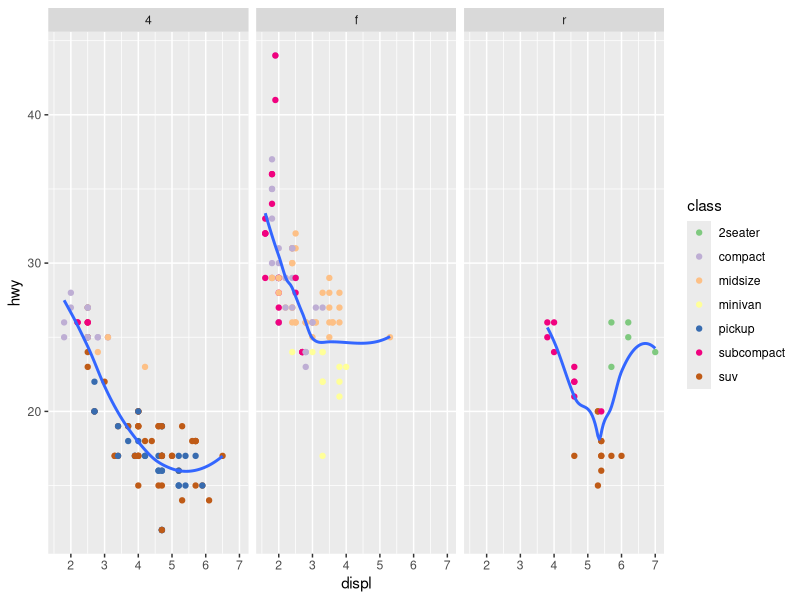
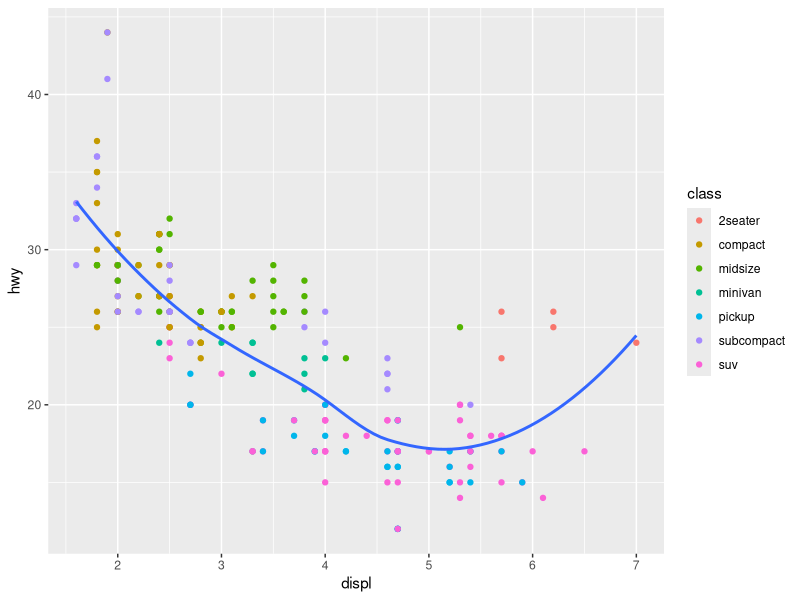
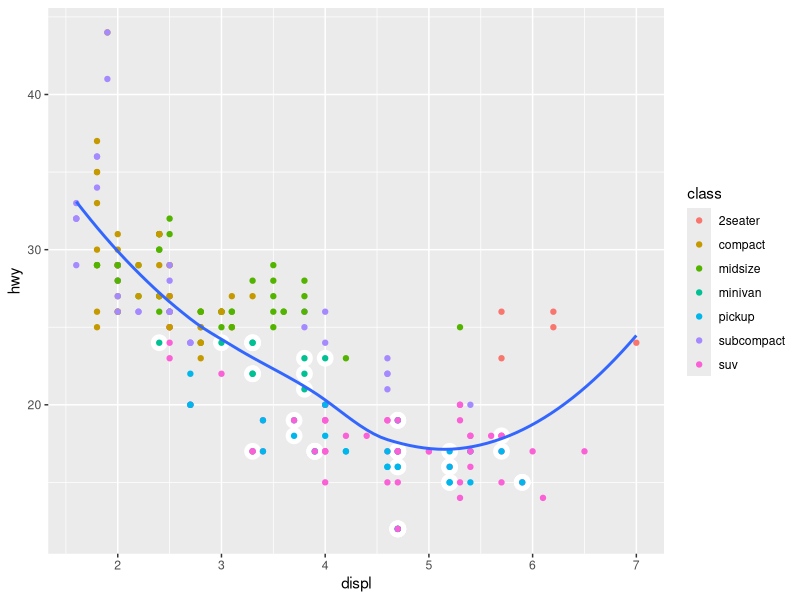
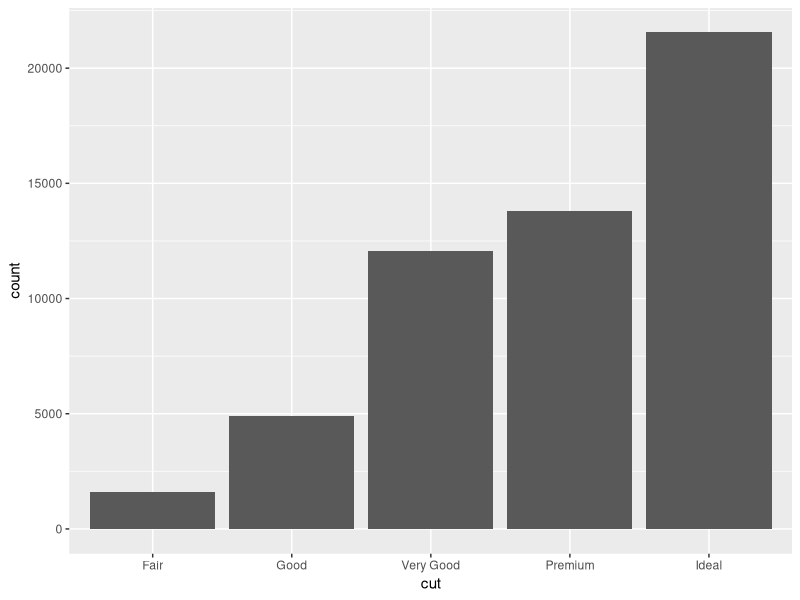
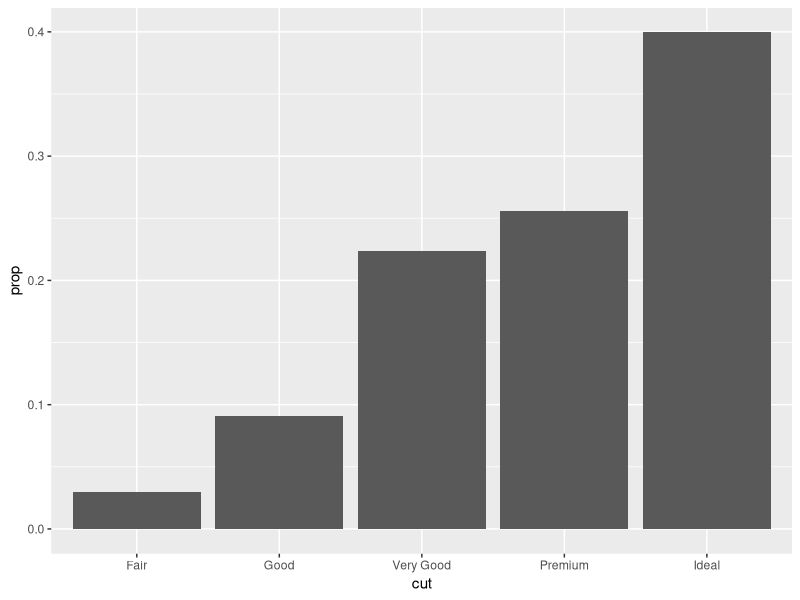
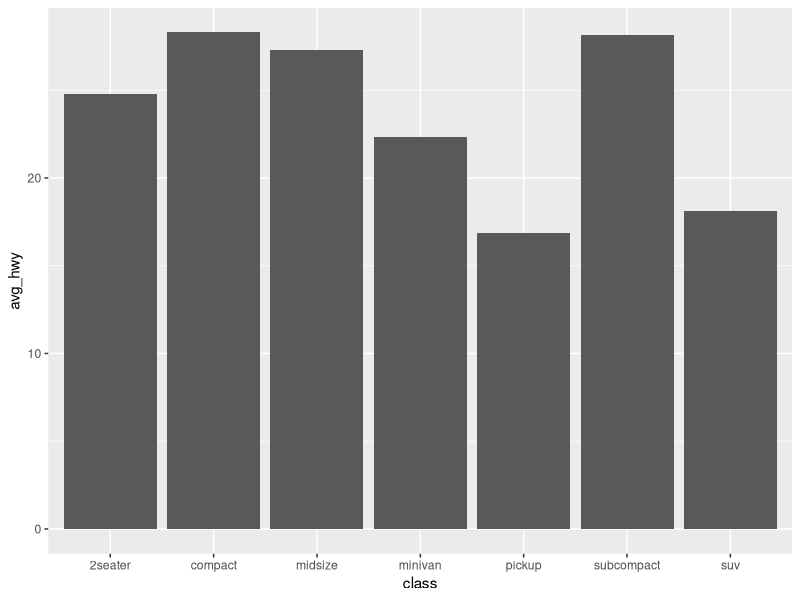
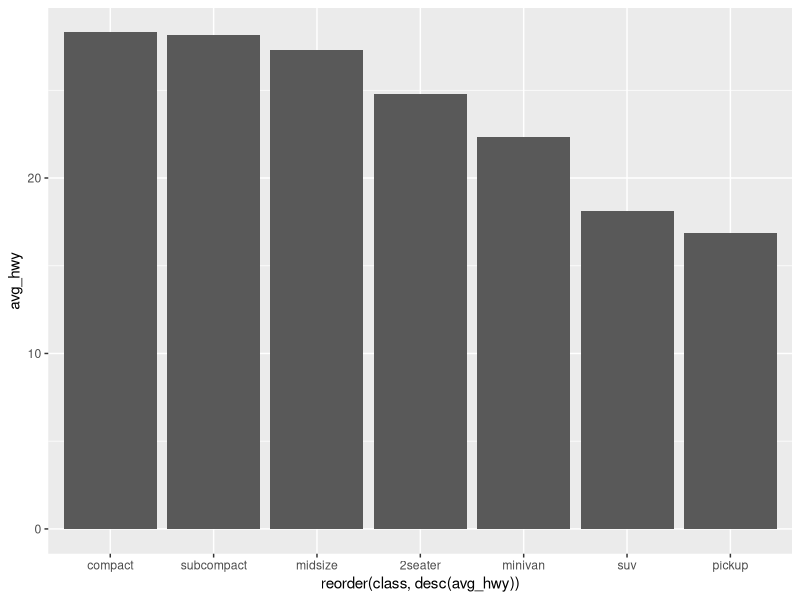
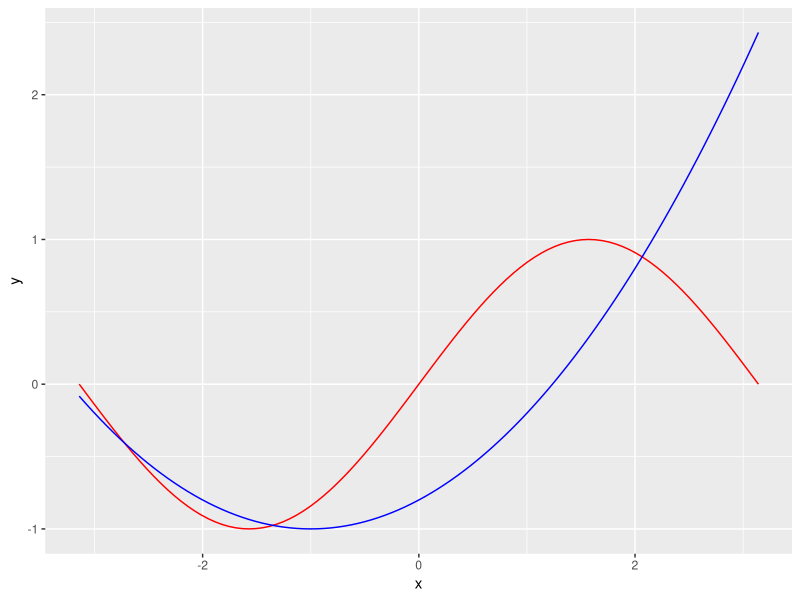

Reproduce these figures in R, in order.
## ---- chunk 1
library(ggplot2)
suppressMessages(library(dplyr))
## ---- chunk 2

# Fuel efficiency dataset:
data(mpg)

# Diamonds dataset:
data(diamonds)
## ---- chunk 3
ggplot(data = mpg) + 
  geom_point(mapping = aes(x = displ, y = hwy, color = class)) +
  geom_smooth(mapping = aes(x = displ, y = hwy), se = FALSE) +
  scale_color_brewer(palette = 'Accent') + 
  facet_wrap(~drv)
## ---- chunk 4
ggplot(data = mpg, mapping = aes(x = displ, y = hwy)) + 
  geom_point(mapping = aes(color = class)) +
  geom_smooth(se = FALSE)
## ---- chunk 5
ggplot(data = mpg, mapping = aes(x = displ, y = hwy)) + 
  geom_point(data = filter(mpg, manufacturer == 'dodge'), 
             color = 'white', size = 5) +
  geom_point(mapping = aes(color = class)) +
  geom_smooth(se = FALSE)
## ---- chunk 6
ggplot(data = diamonds) +
  geom_bar(mapping = aes(x = cut))
## ---- chunk 7
names(diamonds)
## ---- chunk 8
ggplot(data = diamonds) +
  geom_bar(mapping = aes(x = cut, y = ..prop.., group = 1))
# We need group = 1 here to use all data to compute proportions for each group. Otherwise, the proportions are calculated for each category independently, and thus are all equal to 1.
## ---- chunk 9

# Compute average mileage for each car class
class_mpg <- summarize(group_by(mpg, class), avg_hwy = mean(hwy))
class_mpg

# Plot average mileage
ggplot(data = class_mpg) +
  geom_bar(mapping = aes(x = class, y = avg_hwy), stat = "identity")

# Plot average mileage, order by descending average highway mileage
ggplot(data = class_mpg) +
  geom_bar(mapping = 
             aes(x = reorder(class, desc(avg_hwy)), y = avg_hwy),
           stat = "identity")
## ---- chunk 10
ggplot(data = tibble(x = c(-pi, pi)), mapping = aes(x)) +
  stat_function(fun = sin, color = 'red') +
  stat_function(fun = function(x) { 0.2 * (x + 1)^2 - 1}, color = 'blue')
## ---- chunk 11
# Compute parameters for the normal distribution
params <- list(mean = mean(mpg$cty), sd = sd(mpg$cty))

# Plot data and the density function
ggplot(data = mpg, mapping = aes(x = cty)) +
  geom_histogram(mapping = aes(y = ..density..), bins = 10) +
  stat_function(fun = dnorm, args = params, xlim = c(0, 40), 
                color = 'red', size = 1.5)
## ---- chunk 12
# Your code here


## ---- chunk 13
ggplot(data = diamonds) +
  geom_bar(mapping = aes(x = clarity, fill = cut))
## ---- chunk 14
ggplot(data = diamonds) +
  geom_bar(mapping = aes(x = clarity, color = cut), 
           position = 'identity', 
           fill = NA) #disable fill
## ---- chunk 15
ggplot(data = diamonds) +
  geom_bar(mapping = aes(x = clarity, fill = cut),
           position = 'fill')
## ---- chunk 16
ggplot(data = diamonds) +
  geom_bar(mapping = aes(x = clarity, fill = cut),
           position = 'dodge')
## ---- chunk 17
ggplot(data = mpg) +
  geom_point(mapping = aes(x = displ, y = hwy))
## ---- chunk 18
ggplot(data = mpg) +
  geom_point(mapping = aes(x = displ, y = hwy), alpha = 0.2)
## ---- chunk 19
ggplot(data = mpg) +
  geom_point(mapping = aes(x = displ, y = hwy), color = 'lightskyblue',
             position = 'jitter') + 
  geom_point(mapping = aes(x = displ, y = hwy), alpha = 0.2)
## ---- chunk 20
ggplot(data = mpg) +
  geom_jitter(mapping = aes(x = displ, y = hwy))
## ---- chunk 21

# Default behavior - overlapped labels
ggplot(data = mpg, mapping = aes(x = manufacturer, y = hwy)) +
  geom_boxplot()

# Flipping coordinates to improve label readability
ggplot(data = mpg, mapping = aes(x = manufacturer, y = hwy)) +
  geom_boxplot() +
  coord_flip()
## ---- chunk 22
# Default behavior
ggplot(data = mpg, mapping = aes(x = cty, y = hwy)) +
  geom_point()

# Zooming-in on a range
ggplot(data = mpg, mapping = aes(x = cty, y = hwy)) +
  geom_point() + 
  coord_cartesian(xlim = c(15, 25), ylim = c(20, 30))
## ---- chunk 23
# Your code here
ggplot(data = diamonds) +
  geom_boxplot(mapping = aes(x = cut, y = price, fill = cut)) +
  geom_hline(mapping = aes(yintercept = median(price)),
             color = 'blue', lty='dashed') + 
  coord_flip(ylim = c(0, 25000))
ggsave('pics/diamond_boxplot.png')
